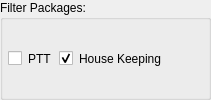
       <widget class="QGroupBox" name="groupBox_2">
        <property name="title">
         <string>Filter Packages:</string>
        </property>
        <layout class="QHBoxLayout" name="horizontalLayout_9">
         <property name="spacing">
          <number>0</number>
         </property>
         <property name="leftMargin">
          <number>5</number>
         </property>
         <property name="topMargin">
          <number>5</number>
         </property>
         <property name="rightMargin">
          <number>5</number>
         </property>
         <property name="bottomMargin">
          <number>5</number>
         </property>
         <item>
          <widget class="QWidget" name="filterWidget" native="true">
           <property name="toolTip">
            <string>Select the type of package to be read and displayed</string>
           </property>
           <property name="autoFillBackground">
            <bool>false</bool>
           </property>
           <property name="styleSheet">
            <string notr="true">border-color: rgb(3, 3, 3);</string>
           </property>
           <layout class="QHBoxLayout" name="horizontalLayout_6">
            <property name="leftMargin">
             <number>0</number>
            </property>
            <property name="topMargin">
             <number>0</number>
            </property>
            <property name="rightMargin">
             <number>0</number>
            </property>
            <property name="bottomMargin">
             <number>0</number>
            </property>
            <item>
             <widget class="QCheckBox" name="filterPTTCheckBox">
              <property name="text">
               <string>PTT</string>
              </property>
              <property name="checked">
               <bool>false</bool>
              </property>
             </widget>
            </item>
            <item>
             <widget class="QCheckBox" name="filterHKCheckBox">
              <property name="text">
               <string>House Keeping</string>
              </property>
              <property name="checked">
               <bool>true</bool>
              </property>
             </widget>
            </item>
            <item>
             <spacer name="horizontalSpacer_3">
              <property name="orientation">
               <enum>Qt::Horizontal</enum>
              </property>
              <property name="sizeHint" stdset="0">
               <size>
                <width>40</width>
                <height>20</height>
               </size>
              </property>
             </spacer>
            </item>
           </layout>
          </widget>
         </item>
        </layout>
       </widget>
